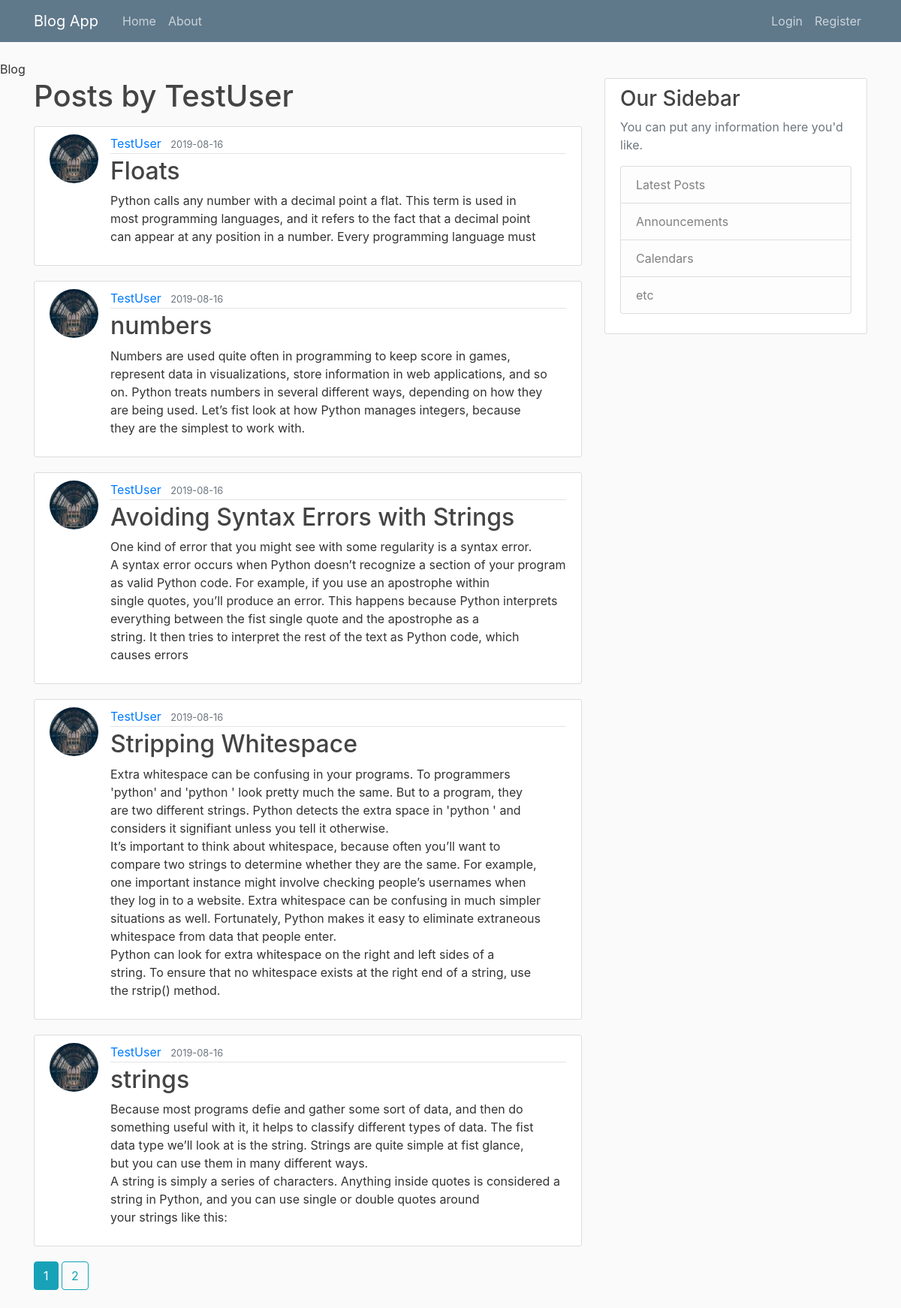
Page /user/TestUser on the committed database.
### flaskblog/models.py (models this page shows, shortened)
class User(db.Model, UserMixin):
    id = db.Column(db.Integer, primary_key=True)
    username = db.Column(db.String(20), unique=True, nullable=False)
    email = db.Column(db.String(120), unique=True, nullable=False)
    image_file =  db.Column(db.String(20), nullable=False, default= 'default.jpg')
    password = db.Column(db.String(60), nullable=False)
    posts = db.relationship('Post', backref='author', lazy=True)

class Post(db.Model):
    id = db.Column(db.Integer, primary_key=True)
    title = db.Column(db.String(100), nullable=False)
    date_posted = db.Column(db.DateTime, nullable=False, default=datetime.utcnow)
    content = db.Column(db.Text, nullable=False)
    user_id = db.Column(db.Integer, db.ForeignKey('user.id'), nullable=False)

### flaskblog/users/routes.py (the view)
@users.route('/user/<string:username>')
def user_posts(username):
    page = request.args.get('page',1,type=int)
    user = User.query.filter_by(username=username).first_or_404()
    posts = Post.query.filter_by(author=user)\
        .order_by(Post.date_posted.desc())\
        .paginate(page=page, per_page=5)
    return render_template('user_posts.html', posts=posts, user=user)

### flaskblog/templates/user_posts.html
{% extends "layout.html" %}
{% block content %}
    <h1 class="mb-3" > Posts by {{ user.username }} </h1>
    {% for post in posts.items %}
        <article class="media content-section">
          <img class="rounded-circle article-img" src="{{ url_for('static', filename='profile_pix/' + post.author.image_file) }}" alt="">
            <div class="media-body">
              <div class="article-metadata">
                <a class="mr-2" href="{{ url_for('users.user_posts', username=post.author.username) }}">{{ post.author.username }}</a>
                <small class="text-muted">{{ post.date_posted.strftime('%Y-%m-%d') }}</small>
              </div>
              <h2><a class="article-title" href="{{ url_for('posts.post', post_id=post.id) }}">{{ post.title }}</a></h2>
              <p class="article-content">{{ post.content }}</p>
            </div>
          </article>
    {% endfor %}
    {% for page_num in posts.iter_pages(left_edge=1, right_edge=1, left_current=1, right_current=2 ) %}
      {% if page_num %}
        {% if posts.page == page_num %}
          <a class="btn btn-info mb-4" href="{{ url_for('users.user_posts', username=user.username, page=page_num) }}">{{ page_num }}</a>
        {% else %}
          <a class="btn btn-outline-info mb-4" href="{{ url_for('users.user_posts', username=user.username, page=page_num) }}">{{ page_num }}</a>
        {% endif %}
      {% else %}
        ...
      {% endif %}
    {% endfor %}
{% endblock %}

### flaskblog/static/main.css (style rules this page uses)
body { background: #fafafa; color: #333333; margin-top: 5rem; }
h1, h2, h3, h4, h5, h6 { color: #444444; }
.content-section { background: #ffffff; padding: 10px 20px; border: 1px solid #dddddd; border-radius: 3px; margin-bottom: 20px; }
.article-title { color: #444444; }
.article-content { white-space: pre-line; }
.article-img { height: 65px; width: 65px; margin-right: 16px; }
.article-metadata { padding-bottom: 1px; margin-bottom: 4px; border-bottom: 1px solid #e3e3e3 }

### rows in the picture
User: username "TestUser"
Post: image_file (picture), author.username "TestUser", date_posted "2019-08-16", title "Floats", content "Python calls any number with a decimal point a flat. This term is used in most programming languages, and it refers to the fact that a decimal point can appear at any position in a number. Every programming language must"
Post: image_file (picture), author.username "TestUser", date_posted "2019-08-16", title "numbers", content "Numbers are used quite often in programming to keep score in games, represent data in visualizations, store information in web applications, and so on. Python treats numbers in several different ways, depending on how they are being used. Let’s fist look at how Python manages integers, because they are the simplest to work with."
Post: image_file (picture), author.username "TestUser", date_posted "2019-08-16", title "Avoiding Syntax Errors with Strings", content "One kind of error that you might see with some regularity is a syntax error. A syntax error occurs when Python doesn’t recognize a section of your program as valid Python code. For example, if you use an apostrophe within single quotes, you’ll produce an error. This happens because Python interprets everything between the fist single quote and the apostrophe as a string. It then tries to interpret the rest of the text as Python code, which causes errors"
Post: image_file (picture), author.username "TestUser", date_posted "2019-08-16", title "Stripping Whitespace", content "Extra whitespace can be confusing in your programs. To programmers 'python' and 'python ' look pretty much the same. But to a program, they are two different strings. Python detects the extra space in 'python ' and considers it signifiant unless you tell it otherwise. It’s important to think about whitespace, because often you’ll want to compare two strings to determine whether they are the same. For example, one important instance might involve checking people’s usernames when they log in to a website. Extra whitespace can be confusing in much simpler situations as well. Fortunately, Python makes it easy to eliminate extraneous whitespace from data that people enter. Python can look for…"
Post: image_file (picture), author.username "TestUser", date_posted "2019-08-16", title "strings", content "Because most programs defie and gather some sort of data, and then do something useful with it, it helps to classify different types of data. The fist data type we’ll look at is the string. Strings are quite simple at fist glance, but you can use them in many different ways. A string is simply a series of characters. Anything inside quotes is considered a string in Python, and you can use single or double quotes around your strings like this:"

### other values in the picture
{{ page_num }} "1"
{{ page_num }} "2"
